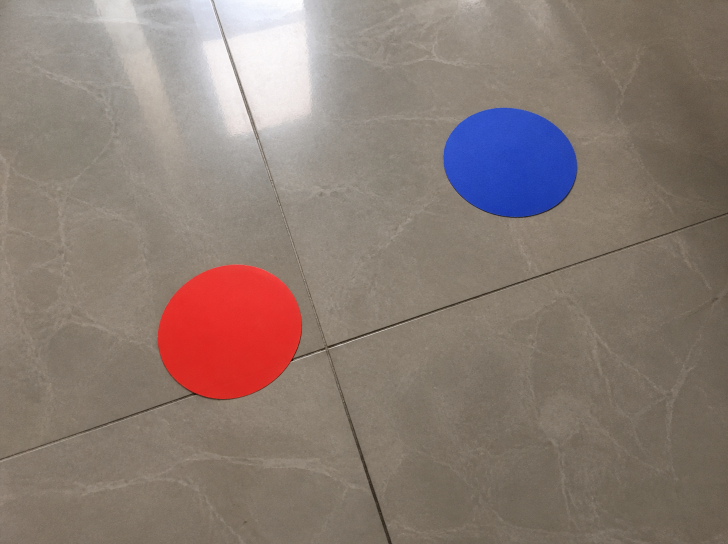
#> input picture Red and blue dots on grass (1).png, 1456 x 1088 px (shown at 1/2 size); its folder holds only this picture in this run
$ python first_test.py
#> lines starting #> are read from the running program, lines starting #| are printed output that depends on the picture; after the words box and inside, x2 and y2 are one past the last pixel; in counts of white or black regions, pixels touching at a corner belong together
import csv
import os
import cv2
import numpy as np

# --- CONFIGURATION ---
INPUT_DIR = "."  # Folder containing your test images (current directory by default)
OUTPUT_DIR = "output_results"  # Folder where processed images & reports will be saved
os.makedirs(OUTPUT_DIR, exist_ok=True)

# Master list to store all data across all processed images
master_database = []

# Find all common image formats
image_extensions = ("*.jpg", "*.jpeg", "*.png", "*.JPG", "*.PNG")
image_files = []
for ext in image_extensions:
  image_files.extend(
      [f for f in os.listdir(INPUT_DIR) if f.endswith(ext[1:])]
  )

if not image_files:
  print(f"No images found in '{INPUT_DIR}'. Please add some test photos.")
  exit()

print(f"Found {len(image_files)} image(s) to process. Starting pipeline...\n")

for filename in image_files:
  img_path = os.path.join(INPUT_DIR, filename)
  image = cv2.imread(img_path)
#> image is the input picture: shape (1088, 1456, 3); mean B, G, R 115.7, 123.3, 138.5
  if image is None:
    print(f"Skipping {filename}: Could not read image.")
    continue

  # Resize for consistent processing and display
  image = cv2.resize(image, (900, 600))
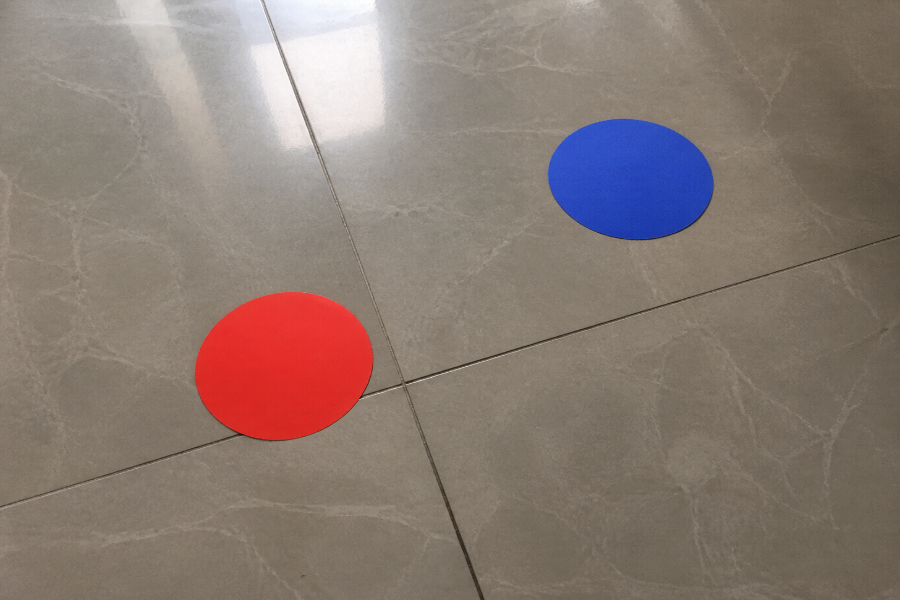
#> image: shape (600, 900, 3); mean B, G, R 115.5, 123.2, 138.4
  hsv = cv2.cvtColor(image, cv2.COLOR_BGR2HSV)
#> hsv: shape (600, 900, 3); mean H, S, V 22, 53.5, 142.6

  # --- 1. HSV Color Masking ---
  lower_blue = np.array([100, 100, 50])
  upper_blue = np.array([140, 255, 255])
  blue_mask = cv2.inRange(hsv, lower_blue, upper_blue)
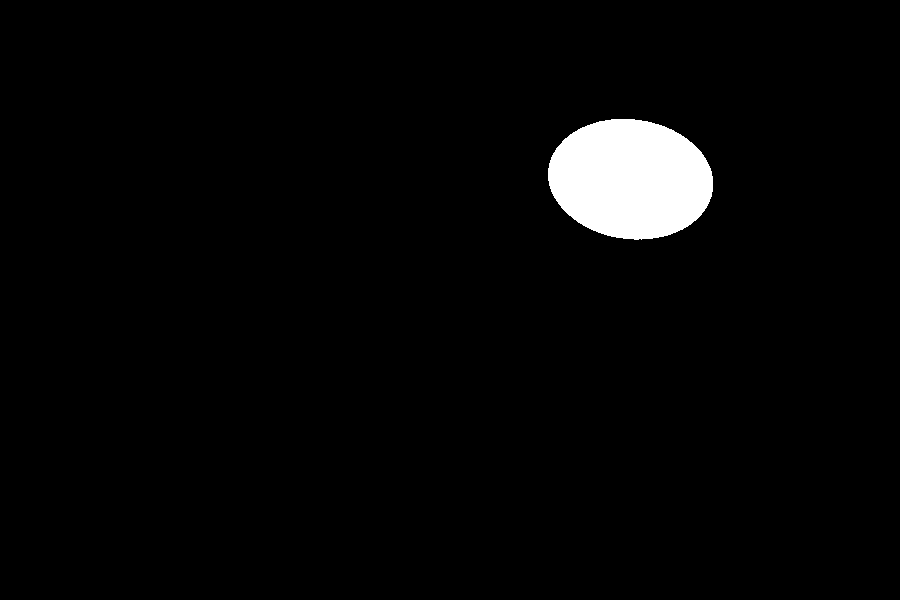
#> blue_mask: shape (600, 900); 2.9% white; 1 white region, box (x1, y1, x2, y2) and area: (548, 119, 713, 240) 15605

  lower_red1, upper_red1 = np.array([0, 120, 50]), np.array([10, 255, 255])
  lower_red2, upper_red2 = np.array([170, 120, 50]), np.array([179, 255, 255])
  red_mask = cv2.bitwise_or(
      cv2.inRange(hsv, lower_red1, upper_red1),
      cv2.inRange(hsv, lower_red2, upper_red2),
  )
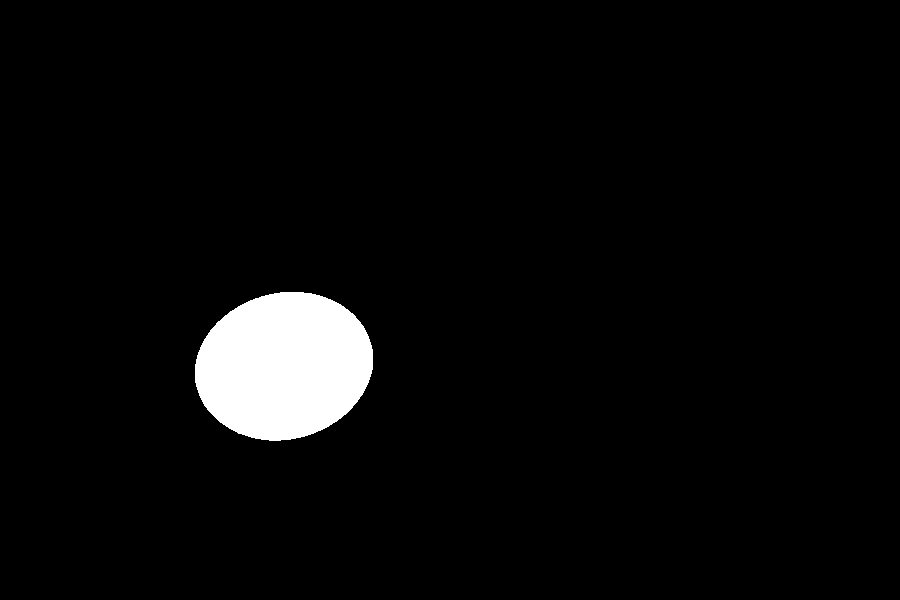
#> red_mask: shape (600, 900); 3.8% white; 1 white region, box (x1, y1, x2, y2) and area: (195, 292, 373, 441) 20671

  # Morphological cleanup
  kernel = np.ones((5, 5), np.uint8)
  blue_mask = cv2.morphologyEx(
      cv2.morphologyEx(blue_mask, cv2.MORPH_OPEN, kernel),
      cv2.MORPH_CLOSE,
      kernel,
  )
#> blue_mask: shape (600, 900); 2.9% white; 1 white region
  red_mask = cv2.morphologyEx(
      cv2.morphologyEx(red_mask, cv2.MORPH_OPEN, kernel),
      cv2.MORPH_CLOSE,
      kernel,
  )

  image_objects = []
  local_object_id = 1

  def analyze_and_extract(
      mask, color_name, display_color, img, hsv_img, file_name
    ):
#> called with color_name = 'Blue', display_color = (0, 255, 0), file_name = 'Red and blue dots on grass (1).png'
    global local_object_id
    contours, _ = cv2.findContours(
        mask, cv2.RETR_EXTERNAL, cv2.CHAIN_APPROX_SIMPLE
    )
#> contours = 1 contour; box (x1, y1, x2, y2) and area: (548, 119, 713, 240) 15400

    for cnt in contours:
      area = cv2.contourArea(cnt)
      if area < 800:
        continue

      perimeter = cv2.arcLength(cnt, True)
      if perimeter == 0:
        continue

      # Geometry calculations
      circularity = (4 * np.pi * area) / (perimeter**2)
      hull = cv2.convexHull(cnt)
      hull_area = cv2.contourArea(hull)
      solidity = area / hull_area if hull_area > 0 else 0

      if 0.65 <= circularity <= 1.25 and solidity >= 0.80:
        (x, y), radius = cv2.minEnclosingCircle(cnt)
        center = (int(x), int(y))
        radius = int(radius)

        # In-Blob Color Strength Analysis
        object_mask = np.zeros(hsv_img.shape[:2], dtype=np.uint8)
        cv2.drawContours(object_mask, [cnt], 0, 255, -1)
        mean_val = cv2.mean(hsv_img, mask=object_mask)
        color_strength = mean_val[1]  # Saturation metric

        record = {
            "filename": file_name,
            "object_id": local_object_id,
            "color": color_name,
            "center_x": center[0],
            "center_y": center[1],
            "radius": radius,
            "area": round(area, 2),
            "circularity": round(circularity, 2),
            "solidity": round(solidity, 2),
            "color_strength": round(color_strength, 2),
        }

        image_objects.append(record)
        master_database.append(record)

        # Draw visuals
        cv2.circle(img, center, radius, display_color, 2)
        cv2.circle(img, center, 3, (0, 0, 255), -1)
        label = f"ID:{local_object_id} {color_name} | CS:{color_strength:.1f}"
        cv2.putText(
            img,
            label,
            (center[0] - 60, center[1] - radius - 10),
            cv2.FONT_HERSHEY_SIMPLEX,
            0.5,
            display_color,
            2,
        )

        local_object_id += 1
#> this loop made 1 pass
#> (area, perimeter, circularity, hull_area, solidity, x, y, radius) on pass 1: (15399.5, 473.7, 0.862, 15521.5, 0.992, 630, 179.5, 82)
#> after the loop, image_objects = 1 item; local_object_id = 2; master_database = 1 item

  # Run analysis on current image
  analyze_and_extract(blue_mask, "Blue", (0, 255, 0), image, hsv, filename)
  analyze_and_extract(red_mask, "Red", (255, 255, 0), image, hsv, filename)
#> call 2 of analyze_and_extract, with color_name = 'Red', display_color = (255, 255, 0), file_name = 'Red and blue dots on grass (1).png'
#> in analyze_and_extract (call 2), `contours, _ = cv2.findContours( mask, cv2.RETR_EXTERNAL, cv2.CHAIN_APP..`: contours = 1 contour; box (x1, y1, x2, y2) and area: (195, 292, 373, 441) 20440
#> the loop in analyze_and_extract (call 2), `for cnt in contours:` made 1 pass
#> (area, perimeter, circularity, hull_area, solidity, x, y, radius) on pass 1: (20439.5, 539.3, 0.883, 20573.5, 0.993, 283.5, 365.5, 90)
#> after the loop in analyze_and_extract (call 2), `for cnt in contours:`:
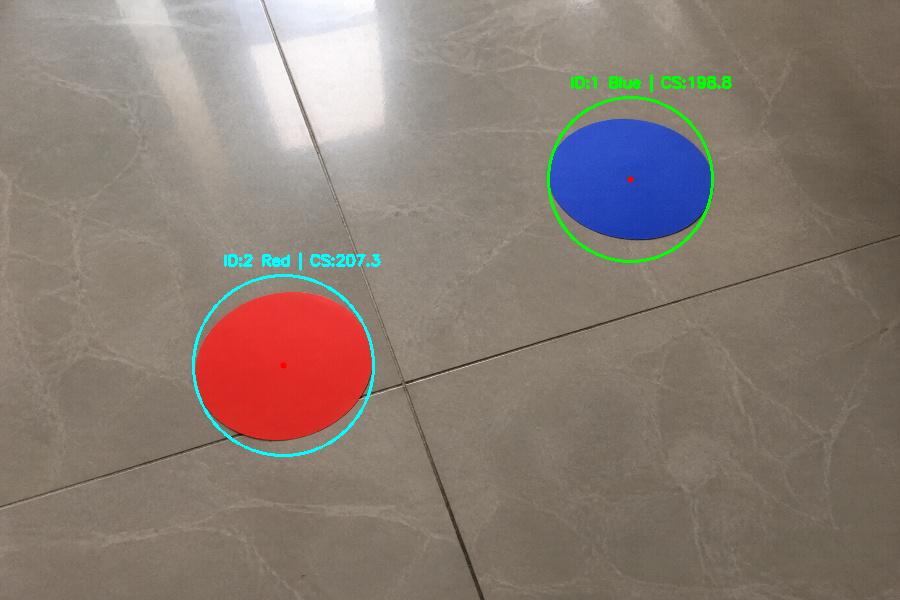
#> img: shape (600, 900, 3); mean B, G, R 115.7, 124.5, 137
#> after the loop in analyze_and_extract (call 2), `for cnt in contours:`: image_objects = 2 items; local_object_id = 3; master_database = 2 items

  # --- 2. Summary Dashboard Overlay on Image ---
  blue_count = sum(1 for o in image_objects if o["color"] == "Blue")
#> blue_count = 1
  red_count = sum(1 for o in image_objects if o["color"] == "Red")
#> red_count = 1

  # Draw background panel for dashboard
  cv2.rectangle(image, (15, 15), (320, 105), (50, 50, 50), -1)
  cv2.rectangle(image, (15, 15), (320, 105), (255, 255, 255), 1)

  cv2.putText(
      image,
      f"File: {filename}",
      (25, 38),
      cv2.FONT_HERSHEY_SIMPLEX,
      0.55,
      (255, 255, 255),
      2,
  )
  cv2.putText(
      image,
      f"Blue Objects Detected: {blue_count}",
      (25, 65),
      cv2.FONT_HERSHEY_SIMPLEX,
      0.5,
      (0, 255, 0),
      2,
  )
  cv2.putText(
      image,
      f"Red Objects Detected: {red_count}",
      (25, 90),
      cv2.FONT_HERSHEY_SIMPLEX,
      0.5,
      (255, 255, 0),
      2,
  )
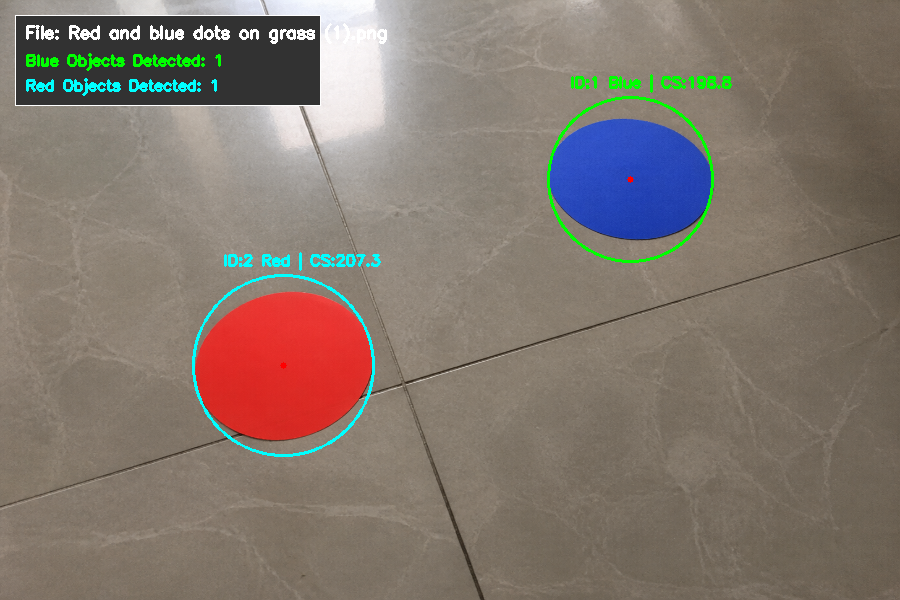
#> image: shape (600, 900, 3); mean B, G, R 110.5, 119.8, 130.9

  # Save processed image to output directory
  output_img_path = os.path.join(OUTPUT_DIR, f"processed_{filename}")
  cv2.imwrite(output_img_path, image)
  print(f"Processed & saved: {output_img_path}")

# --- 3. Export Master Database to CSV ---
csv_file_path = os.path.join(OUTPUT_DIR, "detected_objects_report.csv")
csv_headers = [
    "filename",
    "object_id",
    "color",
    "center_x",
    "center_y",
    "radius",
    "area",
    "circularity",
    "solidity",
    "color_strength",
]

with open(csv_file_path, mode="w", newline="") as csv_file:
  writer = csv.DictWriter(csv_file, fieldnames=csv_headers)
  writer.writeheader()
  for record in master_database:
    writer.writerow(record)
#> this loop made 2 passes

print(f"\nBatch processing complete!")
print(f"All object reports exported successfully to: {csv_file_path}")
print(f"Annotated output images are stored in: '{OUTPUT_DIR}/'")
